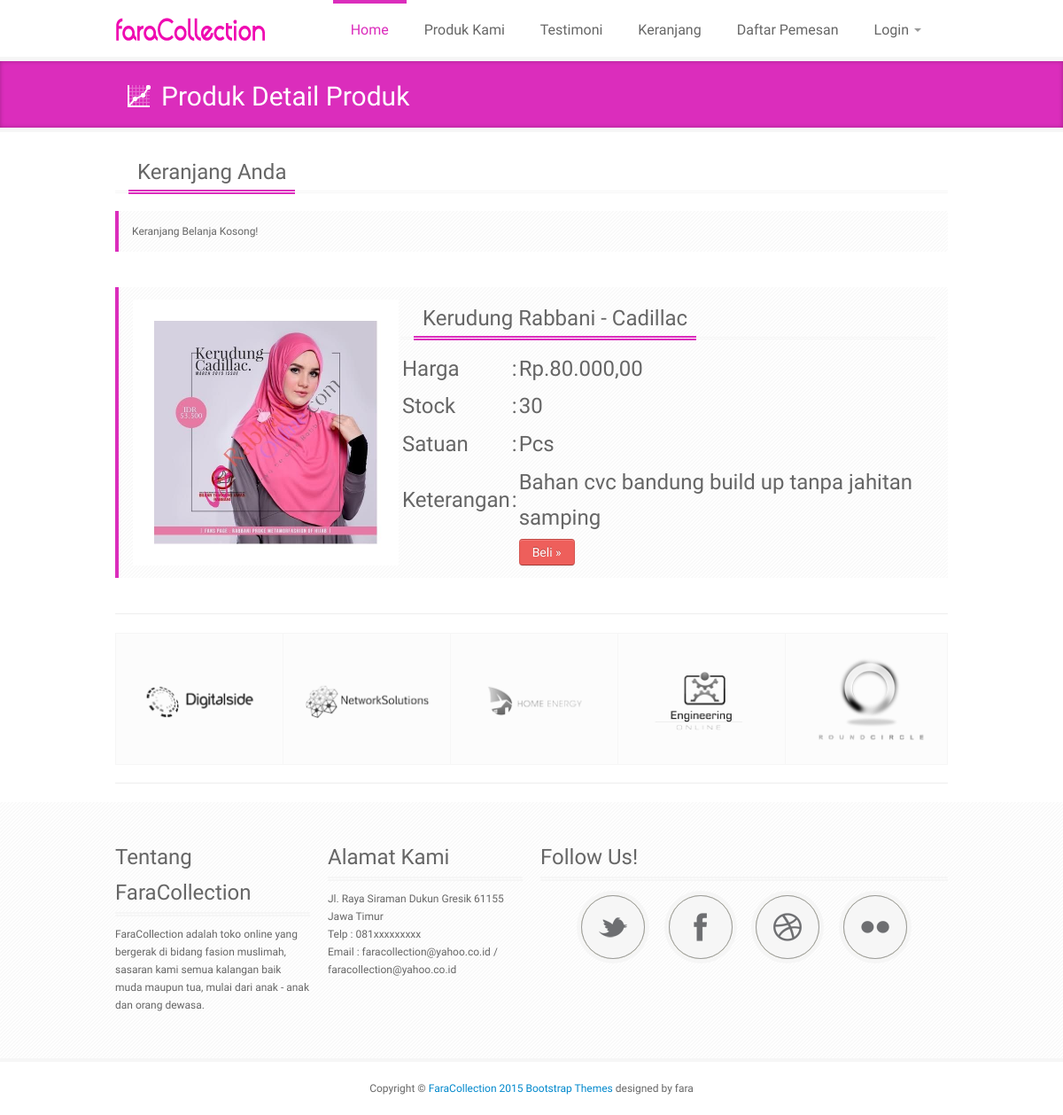
The app's page /detailproduk.php?kd=3 with its own data.
### tables this page shows
CREATE TABLE IF NOT EXISTS `barang` (
  `br_id` int(6) NOT NULL AUTO_INCREMENT,
  `br_nm` varchar(50) NOT NULL,
  `br_item` int(4) NOT NULL,
  `br_hrg` int(10) NOT NULL,
  `br_stok` int(9) NOT NULL,
  `br_satuan` varchar(20) NOT NULL,
  `br_gbr` varchar(100) NOT NULL,
  `ket` varchar(250) NOT NULL,
  `br_sts` varchar(1) NOT NULL,
  PRIMARY KEY (`br_id`)
);

### detailproduk.php (the view, shortened to what this page needs)
<?php
require_once("cart.php"); ?>
<!DOCTYPE html>
<html lang="en">
<head>
    <link href="css/bootstrap.css" rel="stylesheet">
    <link href="css/bootstrap-responsive.css" rel="stylesheet">
	<link href="css/style.css" rel="stylesheet">
</head>
<body>
	<header>
		<div class="container">
			<div class="row">
				<div class="logo span3">
					<a class="brand" href="#"><img src="img/logo2.png" alt="Logo"></a>
				</div>
				<div class="span9">
					<div class="navbar navbar-inverse">
			    		<div class="navbar-inner">
			          		<div class="nav-collapse collapse">
			            		<ul class="nav">
			              			<li class="active"><a href="index.php">Home</a></li>
			              			<li><a href="produk.php">Produk Kami</a></li>
									<li><a href="testimoni.php">Testimoni</a></li>
                                    <li><a href="detail.php">Keranjang</a></li>
									<li><a href="daftar.php">Daftar Pemesan</a></li>
			              			<li class="dropdown">
			                			<a href="#" class="dropdown-toggle" data-toggle="dropdown">Login <b class="caret"></b></a>
			              			</li>
			            		</ul>
			          		</div>
			        	</div>
			      	</div>
				</div>
			</div>
		</div>
	</header>
	<div id="page-title">
		<div id="page-title-inner">
			<div class="container">
				<h2><i class="ico-stats ico-white"></i>Produk Detail Produk</h2>
			</div>
		</div>
	</div>
	<div id="wrapper">
    	<div class="container">
<div class="title"><h3>Keranjang Anda</h3></div>
            <div class="hero-unit">
            </div>
      		<div class="row">
                    <?php
$query = mysql_query("SELECT * FROM barang WHERE br_id='$_GET[kd]'");
$data  = mysql_fetch_array($query);
?>
                    <div class="hero-unit" style="margin-left: 20px;">
                    <table>
                    <tr>
                        <td rowspan="7" width="300"><img src="<?php echo $data['br_gbr']; ?>" /></td>
                        </tr>
                        <tr>
                        <td colspan="4"><div class="title"><h3><?php echo $data['br_nm']; ?></h3></div></td>
                        </tr>
                        <tr>
                        <td></td>
                        <td size="200"><h3>Harga</h3></td>
                        <td><h3>:</h3></td>
						<td><div><h3>Rp.<?php echo number_format($data['br_hrg'],2,",",".");?></h3></div></td>
                        </tr>
                        <tr>
                        <td></td>
                        <td><h3>Stock</h3></td>
                        <td><h3>:</h3></td>
                        <td><div><h3><?php echo $data['br_stok']; ?></h3></div></td>
                        </tr>
                        <tr>
                        <td></td>
                        <td><h3>Satuan</h3></td>
                        <td><h3>:</h3></td>
                        <td><div><h3><?php echo $data['br_satuan']; ?></h3></div></td>
                        </tr>
                        <tr>
                        <td></td>
                        <td><h3>Keterangan</h3></td>
                        <td><h3>:</h3></td>
                        <td><div><h3><?php echo $data['ket']; ?></h3></div></td>
                        </tr>
                        <tr>
                        <td></td>
                        <td></td>
                        <td></td>
						<td><div class="clear"> <a href="index.php?add=<?php echo $data['br_id'];?>" class="btn btn-lg btn-danger">Beli &raquo;</a></div></td>
                        </tr>
					<a href="index.php?add='.$row['produk_id'].'"></td>
                    </table>
                    </div>
      		</div>
				</div>
				</div>
    	<div class="container">
			<hr>
			<div class="clients-carousel">
				<ul class="slides clients">
					<li><img src="img/logos/1.png" alt=""/></li>
					<li><img src="img/logos/2.png" alt=""/></li>
					<li><img src="img/logos/3.png" alt=""/></li>
					<li><img src="img/logos/4.png" alt=""/></li>
					<li><img src="img/logos/5.png" alt=""/></li>
				</ul>
			</div>
			<hr>
		</div>
	<div id="footer">
		<div class="container">
			<div class="row">
				<div class="span3">
					<h3>Tentang FaraCollection</h3>
					<p>
						FaraCollection adalah toko online yang bergerak di bidang fasion muslimah, sasaran kami semua kalangan baik muda maupun tua, mulai dari anak - anak dan orang dewasa.
					</p>
				</div>
				<div class="span3">
					<h3>Alamat Kami</h3>
					Jl. Raya Siraman Dukun Gresik 61155 Jawa Timur<br />
                    Telp : 081xxxxxxxxx<br />
                    Email : <a href="mailto:faracollection@yahoo.co.id">faracollection@yahoo.co.id</a> / <a href="mailto:faracollection@yahoo.co.id">faracollection@yahoo.co.id</a>
				</div>
				<div class="span6">
					<h3>Follow Us!</h3>
					<ul class="social-grid">
						<li>
							<div class="social-item">
								<div class="social-info-wrap">
									<div class="social-info">
										<div class="social-info-front social-twitter">
											<a href="http://twitter.com"></a>
										</div>
										<div class="social-info-back social-twitter-hover">
											<a href="http://twitter.com"></a>
										</div>
									</div>
								</div>
							</div>
						</li>
						<li>
							<div class="social-item">
								<div class="social-info-wrap">
									<div class="social-info">
										<div class="social-info-front social-facebook">
											<a href="http://facebook.com"></a>
										</div>
										<div class="social-info-back social-facebook-hover">
											<a href="http://facebook.com"></a>
										</div>
									</div>
								</div>
							</div>
						</li>
						<li>
							<div class="social-item">
								<div class="social-info-wrap">
									<div class="social-info">
										<div class="social-info-front social-dribbble">
											<a href="http://dribbble.com"></a>
										</div>
										<div class="social-info-back social-dribbble-hover">
											<a href="http://dribbble.com"></a>
										</div>
									</div>
								</div>
							</div>
						</li>
						<li>
							<div class="social-item">
								<div class="social-info-wrap">
									<div class="social-info">
										<div class="social-info-front social-flickr">
											<a href="http://flickr.com"></a>
										</div>
										<div class="social-info-back social-flickr-hover">
											<a href="http://flickr.com"></a>
										</div>
									</div>
								</div>
							</div>
						</li>
					</ul>
				</div>
			</div>
		</div>
	</div>
	<div id="copyright">
		<div class="container">
			<p>
				Copyright &copy; <a href="#">FaraCollection 2015</a> <a href="http://bootstrapmaster.com" alt="Bootstrap Themes">Bootstrap Themes</a> designed by fara
			</p>
		</div>
	</div>
</body>
</html>

### css/style.css (style rules this page uses)
.clear { clear:both; }
body { font-family: 'Droid Sans'; font-size: 12px; color: #666; }
h1, h2, h3, h4, h5, h6 { font-weight: normal !important; color: #666; margin: 0; padding: 0; }
.title { border-bottom: 3px double #f6f6f6; margin-bottom: 10px; }
.title h1, .title h2, .title h3, .title h4, .title h5, .title h6 { border-bottom: 5px double #db2dbc !important; margin-bottom: -4px !important; display: inline-block !important; padding: 0px 10px !important; margin-left:15px !important; margin-right:15px !important; }
#wrapper { background: #fff; }
ul, ol { margin: 0; }
ul { list-style: none outside; }
header { background: #fff; border-bottom: 5px solid #f6f6f6; }
.logo img { margin-top:8px; }
.navbar, .navbar-inner, .nav { float: right; background: #fff !important; border: none; -webkit-box-shadow: none; -moz-box-shadow: none; box-shadow: none; padding: 0px; margin: 0; }
.navbar-inner { padding-left: 0px !important; padding-right: 0px !important; }
.navbar .nav > li > a { color: #666; border-top:4px solid #fff; text-shadow: none; font-size: 16px; padding: 20px; }
.navbar .nav > .active > a, .navbar .nav > .active > a:hover, .navbar .nav > .active > a:focus { color: #db2dbc; text-decoration: none; border-top:4px solid #db2dbc; background-color: #fff !important; -webkit-box-shadow: none; -moz-box-shadow: none; box-shadow: none; }
#page-title { background: #db2dbc; display: block; margin-bottom: 25px; position: relative; z-index: 20; border-bottom: 5px solid #f6f6f6; }
#page-title-inner { background:#db2dbc; box-shadow: inset 0px 0px 5px rgba(0,0,0,.25); padding: 10px; }
#page-title i { margin: -6px 2px -5px -18px; padding: 0px; }
#page-title h2 { display: inline-block; font-family: "Boogaloo" !important; color: #fff; padding: 10px 20px 5px 20px; font-size: 30px; }
.slides, .flex-control-nav, .flex-direction-nav { margin: 0; padding: 0; list-style: none; }
.slides:after { content: "."; display: block; clear: both; visibility: hidden; line-height: 0; height: 0; }
.hero-unit { background: #fff url(../img/bg-k10.png); border-left: 4px solid #db2dbc; padding: 13px 13px 13px 15px; margin: 20px auto; -webkit-border-radius: 0px; -moz-border-radius: 0px; border-radius: 0px; font-size: 12px !important; }
.clients-carousel { border: 1px solid #f6f6f6; overflow: hidden; }
.clients-carousel li { float: left; width: 120px; padding: 0px 20px; overflow: hidden; border-right: 1px solid #f6f6f6; margin-left: 1px; }
.clients-carousel ul.clients { background: #fcfcfc; }
.clients-carousel li img { float: none !important; margin: 0 auto !important; filter: gray; -webkit-filter: grayscale(1); -webkit-transform: scale(1); -moz-transform: scale(1); -o-transform: scale(1); -ms-transform: scale(1); transform: scale(1); }
#footer { background: url(../img/bg-k10.png) repeat; border-bottom: 4px solid #f6f6f6; color: #666 !important; padding: 40px 0px; z-index: 1; position: relative; opacity: 1; }
#footer, #footer p, #footer a { color: #666 !important; }
#footer h3 { padding: 2px 0px !important; margin-bottom: 10px; color: #666; border-bottom: 5px double #f6f6f6; }
#copyright { padding: 20px 0px; }
#copyright p { margin: 0 auto; width: 380px; text-align: center; color: #666; }
.btn { border-color: #c5c5c5; border-color: rgba(0, 0, 0, 0.15) rgba(0, 0, 0, 0.15) rgba(0, 0, 0, 0.25); }
.btn-danger { background-color: #da4f49; color: #ffffff; background-image: -moz-linear-gradient(top, #ee5f5b, #ee5f5b); background-image: -ms-linear-gradient(top, #ee5f5b, #ee5f5b); background-image: -webkit-gradient(linear, 0 0, 0 100%, from(#ee5f5b), to(#ee5f5b)); background-image: -webkit-linear-gradient(top, #ee5f5b, #ee5f5b); background-image: -o-linear-gradient(top, #ee5f5b, #ee5f5b); background-image: linear-gradient(top, #ee5f5b, #ee5f5b); background-repeat: repeat-x; filter: progid:DXImageTransform.Microsoft.gradient(startColorstr='#'ee5f5b, endColorstr='#'ee5f5b, GradientType=0); border-color: #bd362f #bd362f #802420; border-color: rgba(0, 0, 0, 0.1) rgba(0, 0, 0, 0.1) rgba(0, 0, 0, 0.25); filter: progid:DXImageTransform.Microsoft.gradient(enabled = false); }
@media only screen and (min-width: 960px) { header { height: 64px; } }

### records on screen
barang: br_gbr (picture), br_nm "Kerudung Rabbani - Cadillac", br_hrg "80.000,00", br_stok "30", br_satuan "Pcs", ket "Bahan cvc bandung build up tanpa jahitan samping"
